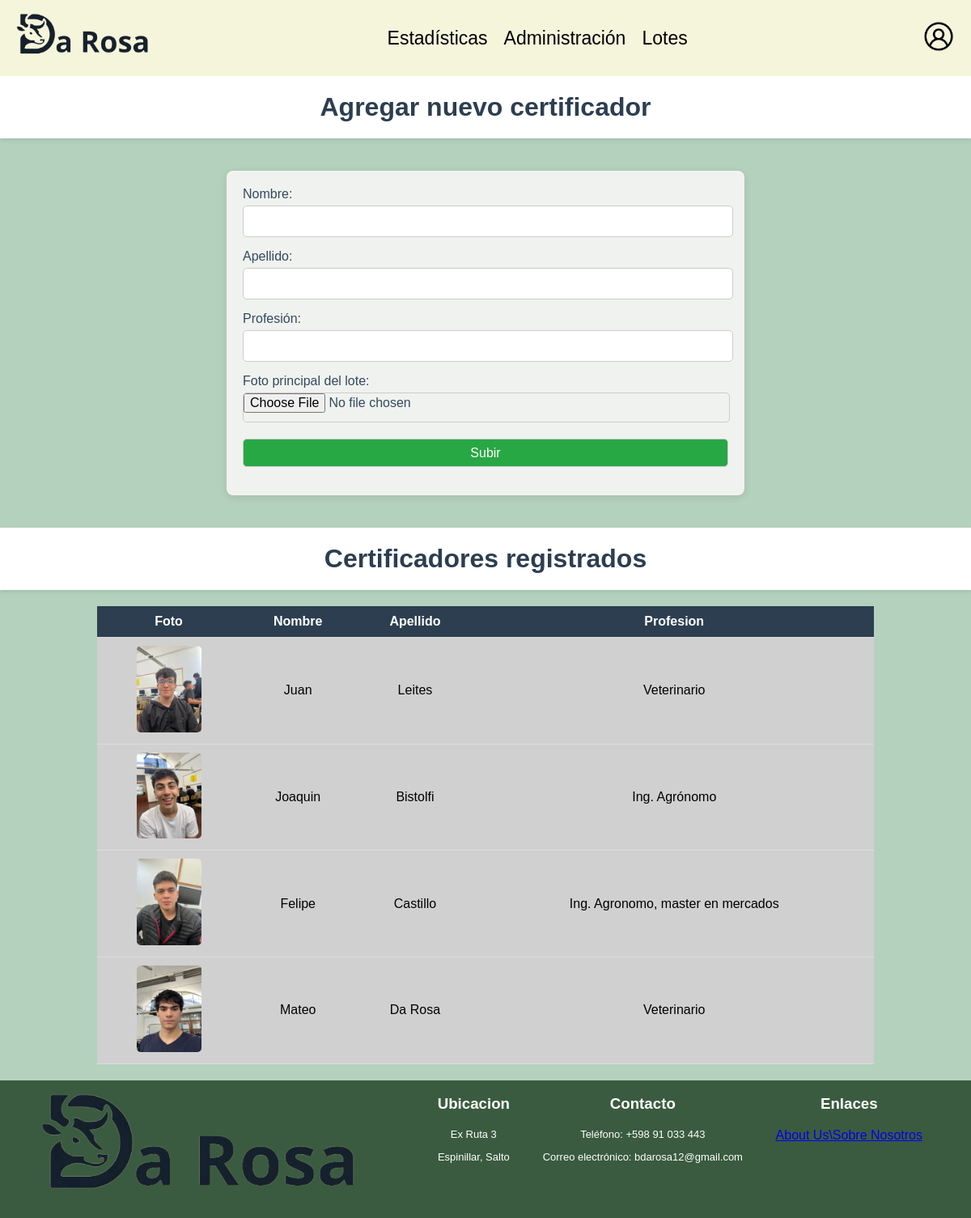
Screenshot of /paginas/certificador.php (signed in) with the database file from the repository.
### tables this page shows
CREATE TABLE `certificador` (
  `id_certificador` int(11) NOT NULL,
  `nombre` varchar(30) DEFAULT NULL,
  `apellido` varchar(30) DEFAULT NULL,
  `profesion` varchar(60) DEFAULT NULL,
  `ruta_archivo` varchar(200) NOT NULL
);

### paginas/certificador.php (the view, shortened to what this page needs)
<?php
include '../includes/conexion.php';
$sql = "SELECT * FROM certificador;";
$result = mysqli_query($conexion, $sql);
@$rol_usuario = $_SESSION['rol'];
?>
<!DOCTYPE html>
<html lang="es">
<head>
    <link rel="stylesheet" href="../css/certificador.css">
</head>
    <?php
    if ($rol_usuario == 'Administrador'){
        include '../includes/headeradmin.php';
    }else{
        header("Location: ../index.php");
    }
    ?>
    <body>
    <h1>Agregar nuevo certificador</h1>
    <form action="" method="post" enctype="multipart/form-data">
        <label for="Nombre">Nombre:
            <input type="text" name="nombre" required>
        </label>
        <br>
        <label for="Apellido">Apellido:
            <input type="text" name="apellido" required>
        </label>
        <br>
        <label for="Profesion">Profesión:
            <input type="text" name="profesion" required>
        </label>
        <br>
        <label for="foto_lote">Foto principal del lote:
            <input type="file" name="archivo" id="foto_lote" required accept=".jpg, .png">
        </label>
        <br>
        <input type="submit" value="Subir">
    </form>
    <h1>Certificadores registrados</h1>
    <?php if (mysqli_num_rows($result) > 0) {
    echo "<table class='listas'>
        <thead>
            <tr>
                <th>Foto</th>
                <th>Nombre</th>
                <th class='esconder'>Apellido</th>
                <th>Profesion</th>
            </tr>
        </thead>
        <tbody>
            <div class='fila_tabla'>" ?>
            <?php
                    while ($row = mysqli_fetch_assoc($result)) {
                        echo "<tr>";
                        echo "<td><img src='" . $row['ruta_archivo'] . "' alt='" . $row['nombre'] . "'></td>";
                        echo "<td class='esconder'>" . $row['nombre'] . "</td>";
                        echo "<td class='esconder'>" . $row['apellido'] . "</td>";
                        echo "<td>" . $row['profesion'] . "</td>";
                        echo "</tr>";
                    }
                } else {
                    echo "<div class='no-lotes'>No se encontraron lotes.</div>";
                }
            ?>
            </div>
        </tbody>
    </table>
</body>
<?php include '../includes/footer.php'; ?>
</html>

### css/certificador.css (style rules this page uses)
body { font-family: Arial, sans-serif; background-color: rgba(143, 186, 157, 0.667); margin: 0; padding: 0; }
h1 { text-align: center; color: #2c3e50; padding: 20px; margin: 0; background-color: #ffffff; box-shadow: 0 2px 5px rgba(0, 0, 0, 0.1); }
form { max-width: 600px; margin: 40px auto; padding: 20px; background-color: #f0f2ef; border-radius: 8px; box-shadow: 0 2px 10px rgba(0, 0, 0, 0.1); }
label { font-size: 16px; margin-bottom: 5px; color: #34495e; }
input[type="number"], input[type="text"], input[type="file"], input[type="submit"] { width: 100%; height: 35px; margin: 5px 0 15px; border: 1px solid #ccc; border-radius: 5px; font-size: 16px; transition: border-color 0.3s; }
input[type="submit"] { background-color: #28a745; color: white; cursor: pointer; font-size: 16px; }
table.listas { width: 80%; border-collapse: collapse; margin: 20px auto; background-color: #d0d0d0; }
table.listas thead { background-color: #2c3e50; color: white; }
table.listas th, table.listas td { padding: 10px; text-align: center; border-bottom: 1px solid #ddd; }
table.listas img { width: 80px; height: auto; border-radius: 5px; }
@media screen and (min-width: 650px) { .esconder { display: table-cell; } }

### rows the page displays
certificador: ruta_archivo (picture), nombre "Juan", apellido "Leites", profesion "Veterinario"
certificador: ruta_archivo (picture), nombre "Joaquin", apellido "Bistolfi", profesion "Ing. Agrónomo"
certificador: ruta_archivo (picture), nombre "Felipe", apellido "Castillo", profesion "Ing. Agronomo, master en mercados"
certificador: ruta_archivo (picture), nombre "Mateo", apellido "Da Rosa", profesion "Veterinario"
